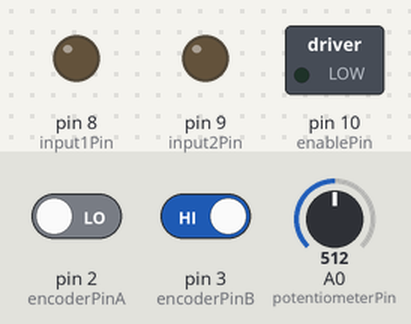
The program below on a simulated Arduino Uno, built with avr-gcc and run on an emulated ATmega328P. Parts: switched loads named in the program (green lamp = pin HIGH), output pins drawn as LEDs (lit = HIGH). The inputs (shaded band) are chosen by the test bench; at power-on: A0 (potentiometerPin) = 512, pin 2 (encoderPinA) LOW, pin 3 (encoderPinB) HIGH. What the program prints to the serial monitor is not drawn.

Above: at 1.2 s.
1.3 s: A0 (potentiometerPin) set to 539
4.3 s: A0 (potentiometerPin) set to 566
At 5.5 s:
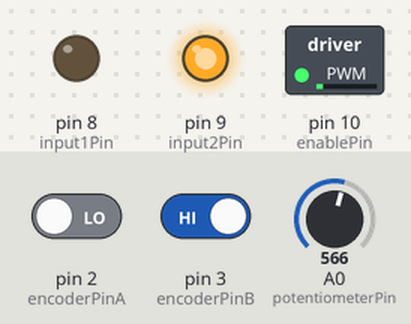
5.8 s: A0 (potentiometerPin) set to 488
8.8 s: A0 (potentiometerPin) set to 456
At 10.1 s:
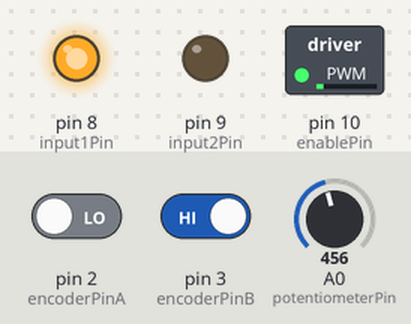
13.9 s: A0 (potentiometerPin) set to 306
At 14.4 s:
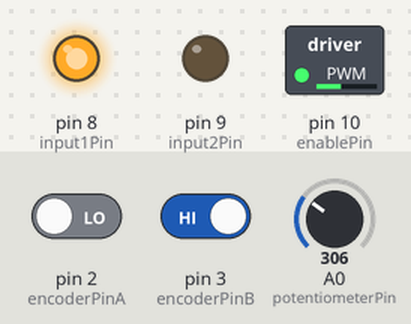
Timing chart, 0 to 16.4 s (numbered marks = the images above; inputs shaded):
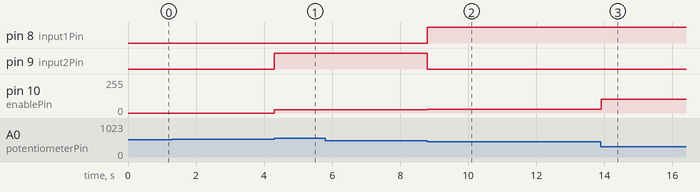

The program:

main.cpp
```cpp
#include <Arduino.h>
/*
SanatBazar
Arduino Turorial Series
Author: Davood Dorostkar
Website: www.sanatbazar.com

*/


#define potentiometerPin A0
#define enablePin 10
#define input1Pin 8
#define input2Pin 9
#define encoderPinA 2
#define encoderPinB 3
volatile int encoderPosition = 0;
float encoderAngle = 0.0;

void forwardTurn(int speed)
{
  digitalWrite(input1Pin, HIGH);
  digitalWrite(input2Pin, LOW);
  analogWrite(enablePin, speed);
}

void backwardTurn(int speed)
{
  digitalWrite(input1Pin, LOW);
  digitalWrite(input2Pin, HIGH);
  analogWrite(enablePin, speed);
}

void motorDrive(int speed)
{
  if (speed < 550 && speed > 470)
    speed = 0;
  else if (speed <= 470)
  {
    speed = map(speed, 0, 512, 255, 0);
    forwardTurn(speed);
  }
  else
  {
    speed = map((speed - 512), 0, 512, 0, 255);
    backwardTurn(speed);
  }
}

void doEncoderA()
{
  if (digitalRead(encoderPinA) == HIGH)
  {

    if (digitalRead(encoderPinB) == LOW)
      encoderPosition++; // CW
    else
      encoderPosition--; // CCW
  }
  else
  {
    if (digitalRead(encoderPinB) == HIGH)
      encoderPosition++; // CW
    else
      encoderPosition--; // CCW
  }
}
void doEncoderB()
{
  if (digitalRead(encoderPinB) == HIGH)
  {
    if (digitalRead(encoderPinA) == HIGH)
      encoderPosition++; // CW
    else
      encoderPosition--; // CCW
  }
  else
  {
    if (digitalRead(encoderPinA) == LOW)
      encoderPosition++; // CW
    else
      encoderPosition--; // CCW
  }
}

void setup()
{
  Serial.begin(9600);
  pinMode(enablePin, OUTPUT);
  pinMode(input1Pin, OUTPUT);
  pinMode(input2Pin, OUTPUT);
  pinMode(encoderPinA, INPUT);
  pinMode(encoderPinB, INPUT);
  attachInterrupt(digitalPinToInterrupt(2), doEncoderA, CHANGE);
  attachInterrupt(digitalPinToInterrupt(3), doEncoderB, CHANGE);
}

void loop()
{
  int speed = analogRead(potentiometerPin);
  motorDrive(speed);
  // There is 4 pulses per step
  // Encoder has 334 steps per revolution
  // Gearbox ratio is 1:25
  encoderAngle = (encoderPosition / 4) * (360 / 334) / 25;
  Serial.print("Angle= ");
  Serial.print(encoderPosition);
  Serial.println(" deg");
}
```

Measured:
- the behaviour switches between 549 and 550 on A0 (potentiometerPin) (found by bisection; images 0 and 1)
- the behaviour switches between 471 and 470 on A0 (potentiometerPin) (found by bisection; images 1 and 2)
- after the input at 1.3 s, every drawn part: stays the same
- after the input at 4.3 s, pin 9 (input2Pin): LOW → HIGH at once; pin 10 (enablePin): 0/255 → 26/255 at once
- after the input at 5.8 s, every drawn part: stays the same
- after the input at 8.8 s, pin 8 (input1Pin): LOW → HIGH at once; pin 9 (input2Pin): HIGH → LOW at once; pin 10 (enablePin): 26/255 → 28/255 at once
- after the input at 13.9 s, pin 10 (enablePin): 28/255 → 103/255 at once
